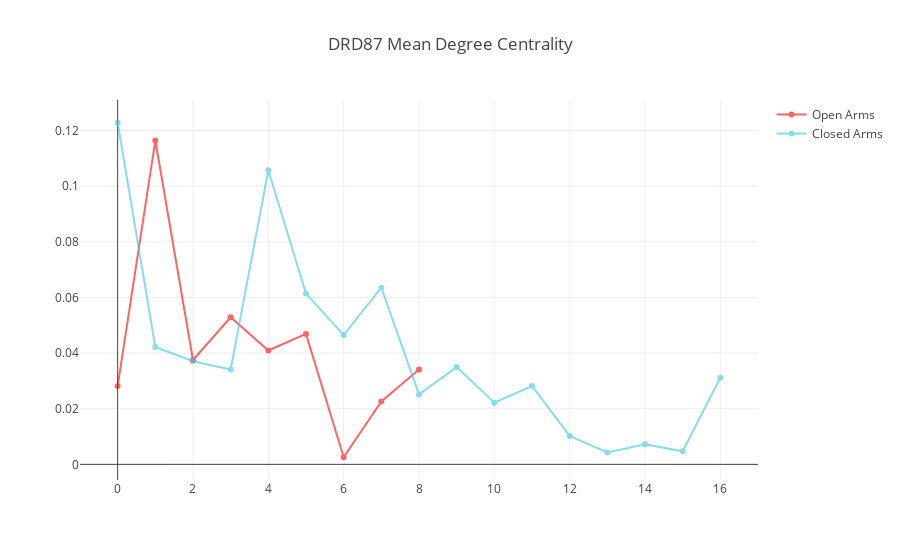

The notebook cell saved with this chart:
### Code cell
open_arms_graphs = get_continuous_beh_graphs(neuron_concated_behavior, cell_transients_dataframe, "OpenArms_centerpoint", seconds=3)
closed_arms_graphs = get_continuous_beh_graphs(neuron_concated_behavior, cell_transients_dataframe, "ClosedArms_centerpoint", seconds=3)

open_degree_centralities = list()
for graph in open_arms_graphs:
    open_degree_centralities.append(graph.compute_mean_degree_cent())

np.mean(open_degree_centralities)
    
closed_degree_centralities = list()
for graph in closed_arms_graphs:
    closed_degree_centralities.append(graph.compute_mean_degree_cent())

np.mean(closed_degree_centralities)

x_axis = max(len(open_degree_centralities), len(closed_degree_centralities))
plot_network_measures(open_degree_centralities, closed_degree_centralities, x_axis, title="DRD87 Mean Degree Centrality")

### Figure 1 — Plotly figure (JSON) as saved in the notebook; plotly's stock layout.template omitted (floating-point values rounded to 4 significant figures)
{"data": [{"marker": {"color": "rgb(255, 0, 0)"}, "mode": "lines+markers", "name": "Open Arms", "opacity": 0.6, "text": [0.02813, 0.1164, 0.03751, 0.05286, 0.04092, 0.04689, 0.002558, 0.02259, 0.0341], "textposition": "middle center", "type": "scatter", "uid": "c82580", "x": 17, "y": [0.02813, 0.1164, 0.03751, 0.05286, 0.04092, 0.04689, 0.002558, 0.02259, 0.0341]}, {"marker": {"color": "rgb(58,200,225)"}, "mode": "lines+markers", "name": "Closed Arms", "opacity": 0.6, "text": [0.1228, 0.0422, 0.03708, 0.0341, 0.1057, 0.06138, 0.04646, 0.06351, 0.02515, 0.03495, 0.02217, 0.02813, 0.01023, 0.004263, 0.007246, 0.004689, 0.03112], "textposition": "middle center", "type": "scatter", "uid": "fc3e94", "x": 17, "y": [0.1228, 0.0422, 0.03708, 0.0341, 0.1057, 0.06138, 0.04646, 0.06351, 0.02515, 0.03495, 0.02217, 0.02813, 0.01023, 0.004263, 0.007246, 0.004689, 0.03112]}], "layout": {"autosize": true, "title": "DRD87 Mean Degree Centrality", "xaxis": {"autorange": true, "range": [-0.9612, 16.96]}, "yaxis": {"autorange": true, "range": [-0.006247, 0.1316], "type": "linear"}}}
